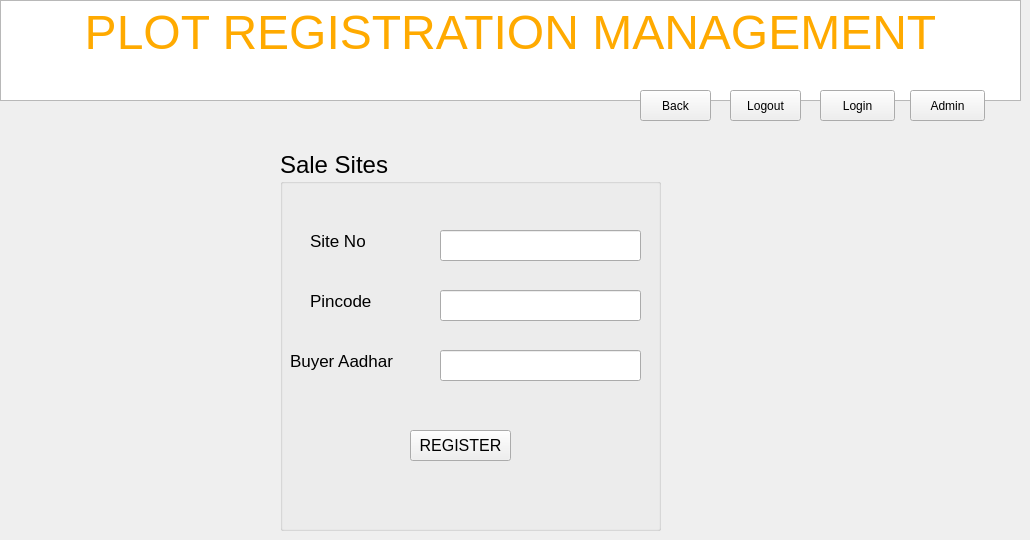
    <widget class="QWidget" name="tab_13">
     <attribute name="title">
      <string>salepage</string>
     </attribute>
     <widget class="QPushButton" name="pushButton_77">
      <property name="geometry">
       <rect>
        <x>820</x>
        <y>90</y>
        <width>75</width>
        <height>31</height>
       </rect>
      </property>
      <property name="text">
       <string>Login</string>
      </property>
     </widget>
     <widget class="QPushButton" name="pushButton_78">
      <property name="geometry">
       <rect>
        <x>640</x>
        <y>90</y>
        <width>71</width>
        <height>31</height>
       </rect>
      </property>
      <property name="text">
       <string>Back</string>
      </property>
     </widget>
     <widget class="QPushButton" name="pushButton_79">
      <property name="geometry">
       <rect>
        <x>730</x>
        <y>90</y>
        <width>71</width>
        <height>31</height>
       </rect>
      </property>
      <property name="text">
       <string>Logout</string>
      </property>
     </widget>
     <widget class="QPushButton" name="pushButton_80">
      <property name="geometry">
       <rect>
        <x>910</x>
        <y>90</y>
        <width>75</width>
        <height>31</height>
       </rect>
      </property>
      <property name="text">
       <string>Admin</string>
      </property>
     </widget>
     <widget class="QTextEdit" name="textEdit_20">
      <property name="geometry">
       <rect>
        <x>0</x>
        <y>0</y>
        <width>1021</width>
        <height>101</height>
       </rect>
      </property>
      <property name="html">
       <string>&lt;!DOCTYPE HTML PUBLIC &quot;-//W3C//DTD HTML 4.0//EN&quot; &quot;http://www.w3.org/TR/REC-html40/strict.dtd&quot;&gt;
&lt;html&gt;&lt;head&gt;&lt;meta name=&quot;qrichtext&quot; content=&quot;1&quot; /&gt;&lt;style type=&quot;text/css&quot;&gt;
p, li { white-space: pre-wrap; }
&lt;/style&gt;&lt;/head&gt;&lt;body style=&quot; font-family:'Calibri'; font-size:12pt; font-weight:400; font-style:normal;&quot;&gt;
&lt;p align=&quot;center&quot; style=&quot; margin-top:0px; margin-bottom:0px; margin-left:0px; margin-right:0px; -qt-block-indent:0; text-indent:0px;&quot;&gt;&lt;span style=&quot; font-family:'MS Shell Dlg 2'; font-size:36pt; color:#ffaa00;&quot;&gt;PLOT REGISTRATION MANAGEMENT&lt;/span&gt;&lt;/p&gt;&lt;/body&gt;&lt;/html&gt;</string>
      </property>
     </widget>
     <widget class="QGroupBox" name="groupBox_6">
      <property name="geometry">
       <rect>
        <x>280</x>
        <y>150</y>
        <width>381</width>
        <height>381</height>
       </rect>
      </property>
      <property name="font">
       <font>
        <pointsize>18</pointsize>
       </font>
      </property>
      <property name="autoFillBackground">
       <bool>true</bool>
      </property>
      <property name="title">
       <string>Sale Sites</string>
      </property>
      <widget class="QLabel" name="label_30">
       <property name="geometry">
        <rect>
         <x>30</x>
         <y>140</y>
         <width>81</width>
         <height>21</height>
        </rect>
       </property>
       <property name="font">
        <font>
         <pointsize>13</pointsize>
        </font>
       </property>
       <property name="text">
        <string>Pincode</string>
       </property>
      </widget>
      <widget class="QLabel" name="label_31">
       <property name="geometry">
        <rect>
         <x>30</x>
         <y>80</y>
         <width>81</width>
         <height>21</height>
        </rect>
       </property>
       <property name="font">
        <font>
         <pointsize>13</pointsize>
        </font>
       </property>
       <property name="text">
        <string>Site No</string>
       </property>
      </widget>
      <widget class="QLineEdit" name="lineEdit_26">
       <property name="geometry">
        <rect>
         <x>160</x>
         <y>80</y>
         <width>201</width>
         <height>31</height>
        </rect>
       </property>
       <property name="font">
        <font>
         <pointsize>12</pointsize>
        </font>
       </property>
      </widget>
      <widget class="QLineEdit" name="lineEdit_27">
       <property name="geometry">
        <rect>
         <x>160</x>
         <y>140</y>
         <width>201</width>
         <height>31</height>
        </rect>
       </property>
       <property name="font">
        <font>
         <pointsize>12</pointsize>
        </font>
       </property>
       <property name="maxLength">
        <number>6</number>
       </property>
       <property name="echoMode">
        <enum>QLineEdit::Normal</enum>
       </property>
      </widget>
      <widget class="QPushButton" name="pushButton_37">
       <property name="geometry">
        <rect>
         <x>130</x>
         <y>280</y>
         <width>101</width>
         <height>31</height>
        </rect>
       </property>
       <property name="font">
        <font>
         <pointsize>12</pointsize>
        </font>
       </property>
       <property name="text">
        <string>REGISTER</string>
       </property>
      </widget>
      <widget class="QLabel" name="label_32">
       <property name="geometry">
        <rect>
         <x>10</x>
         <y>200</y>
         <width>141</width>
         <height>21</height>
        </rect>
       </property>
       <property name="font">
        <font>
         <pointsize>13</pointsize>
        </font>
       </property>
       <property name="text">
        <string>Buyer Aadhar</string>
       </property>
      </widget>
      <widget class="QLineEdit" name="lineEdit_28">
       <property name="geometry">
        <rect>
         <x>160</x>
         <y>200</y>
         <width>201</width>
         <height>31</height>
        </rect>
       </property>
       <property name="font">
        <font>
         <pointsize>12</pointsize>
        </font>
       </property>
       <property name="echoMode">
        <enum>QLineEdit::Normal</enum>
       </property>
      </widget>
     </widget>
     <zorder>textEdit_20</zorder>
     <zorder>pushButton_77</zorder>
     <zorder>pushButton_78</zorder>
     <zorder>pushButton_79</zorder>
     <zorder>pushButton_80</zorder>
     <zorder>groupBox_6</zorder>
    </widget>
